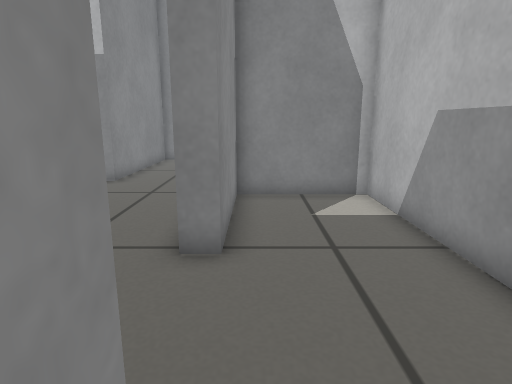
[1] (above)

12 first-person views from a walk through a world built for the Gazebo simulator. The camera is 0.47 m above the floor, tilts 12° down and sees 75° across. The floor is counted in squares, 0.2 m on a side. Each view is taken from the middle of a square. On the plan, view 1 faces up. The plan holds only what a view shows up to about 19 squares ahead; the rest is blank.

[2]
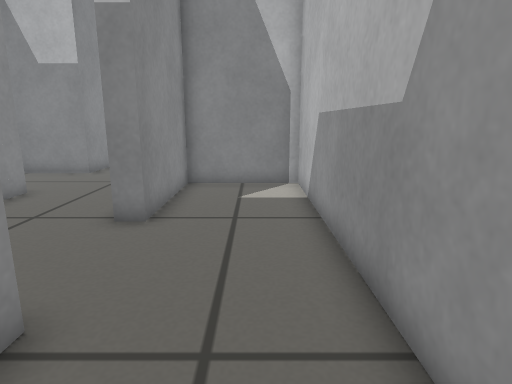

[3]
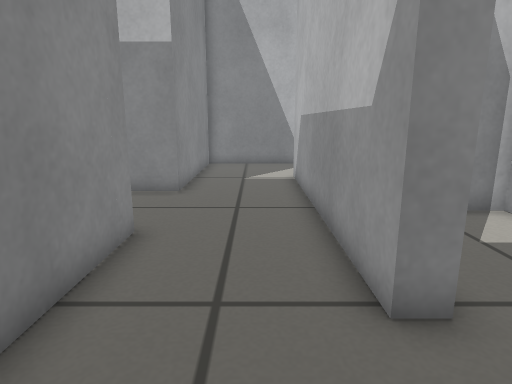

[4]
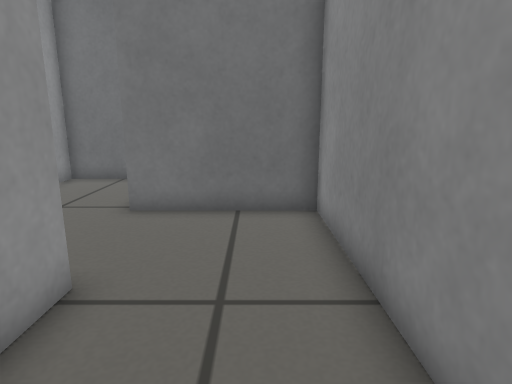

[5]
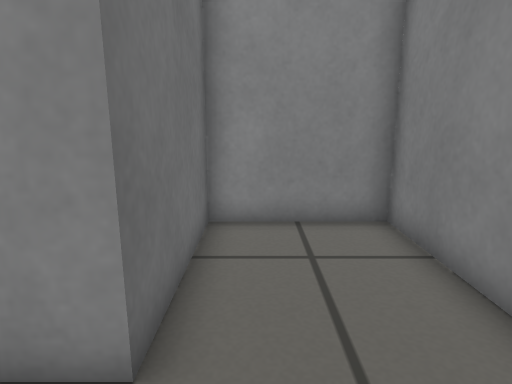

[6]
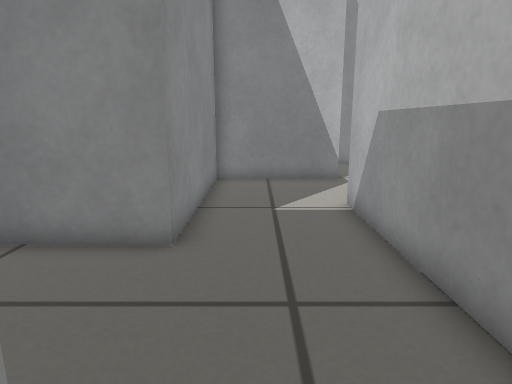

[7]
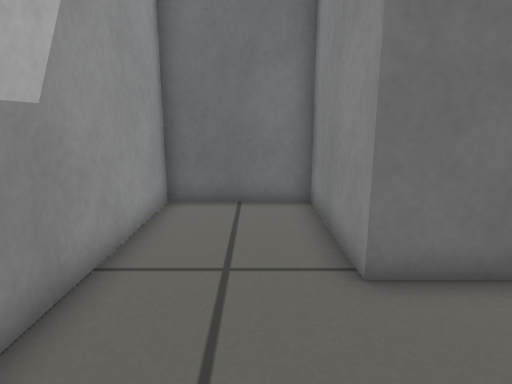

[8]
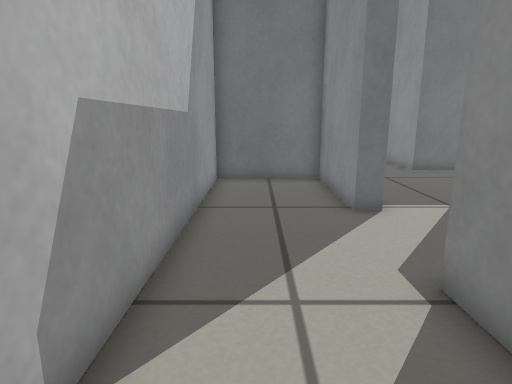

[9]
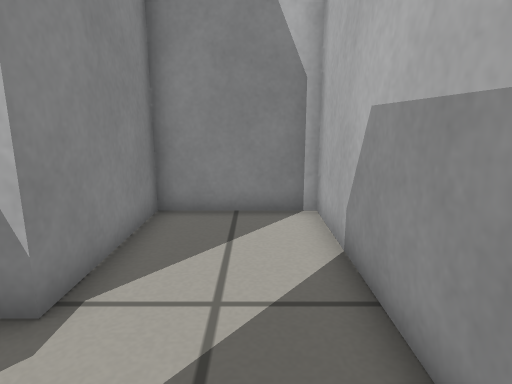

[10]
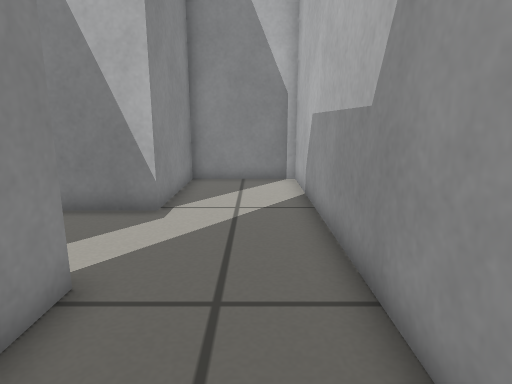

[11]
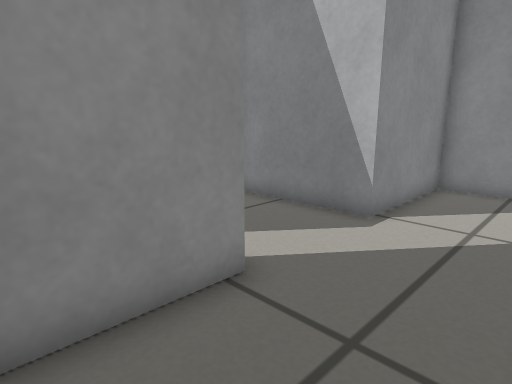

[12]
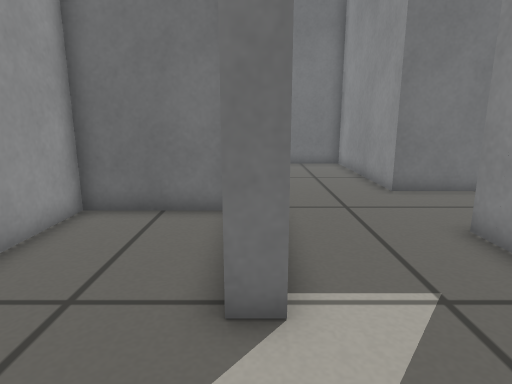

### Floor plan
Points are (right, up) in squares from view 1. A wall is a line through its corners. A room is listed if a view was taken in it or the views show most of it. See-through windows are left out.
Room 1 (views 1, 2, 7)
walls: (-1.6, 1.4) (-0.6, 1.4) (-0.6, -3.6) (3.6, -3.6) (3.6, 10.6) (-0.6, 10.6) (-0.6, 5.6) (-1.4, 5.6)
ways out: opening at (-1, 3.5) to room 2
Room 2 (views 3, 4, 5, 6)
walls: (-1.4, 5.6) (-1.4, 16.4); (-1.6, 20.6) (-5.6, 20.6) (-5.6, 13.1) (-10.6, 13.1) (-10.6, 8.9) (-5.6, 8.9) (-5.6, 1.4) (-1.6, 1.4)
ways out: opening at (-1, 3.5) to room 1; opening at (-1, 18.5) to room 3
Room 3 (views 8, 9, 10, 11, 12)
walls: (-1.4, 16.4) (-0.6, 16.4) (-0.6, 11.4) (3.6, 11.4) (3.6, 25.6) (-0.6, 25.6) (-0.6, 20.6) (-1.6, 20.6)
ways out: opening at (-1, 18.5) to room 2

Positions as (right, up) in squares from view 1, and headings:
1: (0, 0), facing up
2: (2, -2), facing up
3: (-3, 2), facing up
4: (-4, 10), facing down
5: (-3, 10), facing left
6: (-4, 7), facing up
7: (1, 6), facing down
8: (2, 25), facing down
9: (2, 17), facing up
10: (2, 12), facing up
11: (3, 13), facing up-left
12: (-1, 20), facing down
